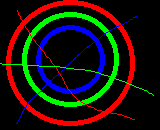
#> input picture sample1.bmp, 160 x 130 px
$ python RPS1.py   (Python 2 division)
#> lines starting #> are read from the running program, lines starting #| are printed output that depends on the picture
#> further down, bmp is the input picture: shape (130, 160, 3); mean R, G, B 24.8, 18.9, 13.8
# -*- coding: utf-8 -*-
"""
Created on Wed Oct 07 18:09:10 2015

@author: Ilia
"""

import numpy as np
from matplotlib import pyplot as plt
import matplotlib as mpl
import scipy as sp
from scipy import ndimage


# [11 lines of commented-out code are left out]

# [6 lines left out: function eight_neighbors, not called in this run]

def four_neighbors(N,M):
    for dx,dy in [(-1,0),(0,-1),(1,0),(0,1),(0,0)]:
        xi = np.arange(1,M-1) + dx
        yi = np.arange(1,N-1) + dy
        yield (xi,yi[:,np.newaxis])


# [5 lines left out: function GetComposition, not called in this run]

def GetPopFromBMP(bmp):
    return np.array(bmp,dtype=float)/255.0


def GetRPS_Tensor():
    A = np.zeros((3,3))
    for i in range(3):
        A[i,i-1] = -1
        A[i,i-2] = 1
    return A

def MG_Basic(pop,rps_tensor,neighbor_iterator):
    N,M,ignore = pop.shape
#> N = 130; M = 160; ignore = 3
    tensor = rps_tensor[np.newaxis,np.newaxis,...]
# [5 lines of commented-out code are left out]
    results_total = np.zeros((N,M))
    xi0 = np.arange(1,M-1)
#> xi0 = 158 values from 1 to 158
    yi0 = np.arange(1,N-1).reshape((N-2,1))
#> yi0 = 128 values from 1 to 128
    for i,(xi,yi) in enumerate(neighbor_iterator(N,M)):
#        return xi,yi
        this_result = (pop[yi,xi,np.newaxis,:] * tensor * pop[1:-1,1:-1,:,np.newaxis]).sum((2,3))
#        return this_result
        results_total[1:-1,1:-1] += this_result
#> this loop made 5 passes
#> pass 1, in MG_Basic, `this_result = (pop[yi,xi,np.newaxis,:] * tensor * pop[1:-1,1:-1,:,np.n..`:
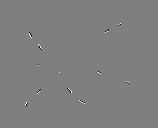
#> this_result: shape (128, 158) float64; min -1, max 1, mean 4.94e-05; drawn with min black and max white
#        results.append( pop[yi,xi,np.newaxis,:] * tensor * pop[yi0,xi0,:,np.newaxis])
#        games_total += np.sum(this_result,(2,3))
    leader_board_results = np.zeros( (N,M) )
    next_board = np.copy(pop)
    for i,(xi,yi) in enumerate(neighbor_iterator(N,M)):
        swap_ind = np.where( \
            leader_board_results[1:-1,1:-1] \
            < 1.01 * results_total[yi,xi])

        leader_board_results[1:-1,1:-1][swap_ind[0],swap_ind[1]] = results_total[yi,xi][swap_ind]
        next_board[1:-1,1:-1,...] [swap_ind[0],swap_ind[1],...] = pop[yi,xi,...] [swap_ind[0],swap_ind[1],...]
#> this loop made 5 passes
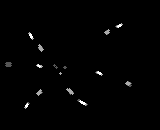
#> leader_board_results: shape (130, 160) float64; min 0, max 3, mean 0.0284; drawn with min black and max white
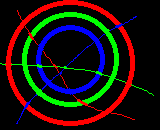
#> next_board: shape (130, 160, 3) float64; mean R, G, B 0.0986, 0.0746, 0.0547
    return next_board
#    return results

def Normalize(board):
    board /= (((board**normalization_power).sum(2)) ** (1.0/normalization_power)) [...,np.newaxis]
    board[np.isnan(board)]=0.0


# [99 lines left out: functions MakeGames2, Games2ReduDiffu, MakeGames3, not called in this run]
#    return results

diffusion_power = 1.0
diffusion_coefficient = 1.0
normalization_power = 1.0

Games2ReduDiffu.__name__ = Games2ReduDiffu.__name__ + '_%.2g_N%.1f_%.1f' \
    %(diffusion_power-1.0,normalization_power,diffusion_coefficient)

MakeGames2.__name__ = MakeGames2.__name__ + '_%.1f_N%.1f' \
    %(diffusion_coefficient,normalization_power)


neighbors = four_neighbors
#games_func = Games2ReduDiffu
games_func = MG_Basic

num_gen = 2000

#sample_fname = 'sample1.bmp'
sample_fname = 'sample1.bmp'
bmp = ndimage.imread(sample_fname)
pop_0 = GetPopFromBMP(bmp)
rps_tensor = GetRPS_Tensor()
next_board = games_func(pop_0,rps_tensor,neighbors)
##
#plt.figure()
#plt.imshow(pop_0)
#
#plt.figure()
#plt.imshow(next_board)

##


from matplotlib import animation

#> (the run stopped early here; a loop or call above may not have finished)
